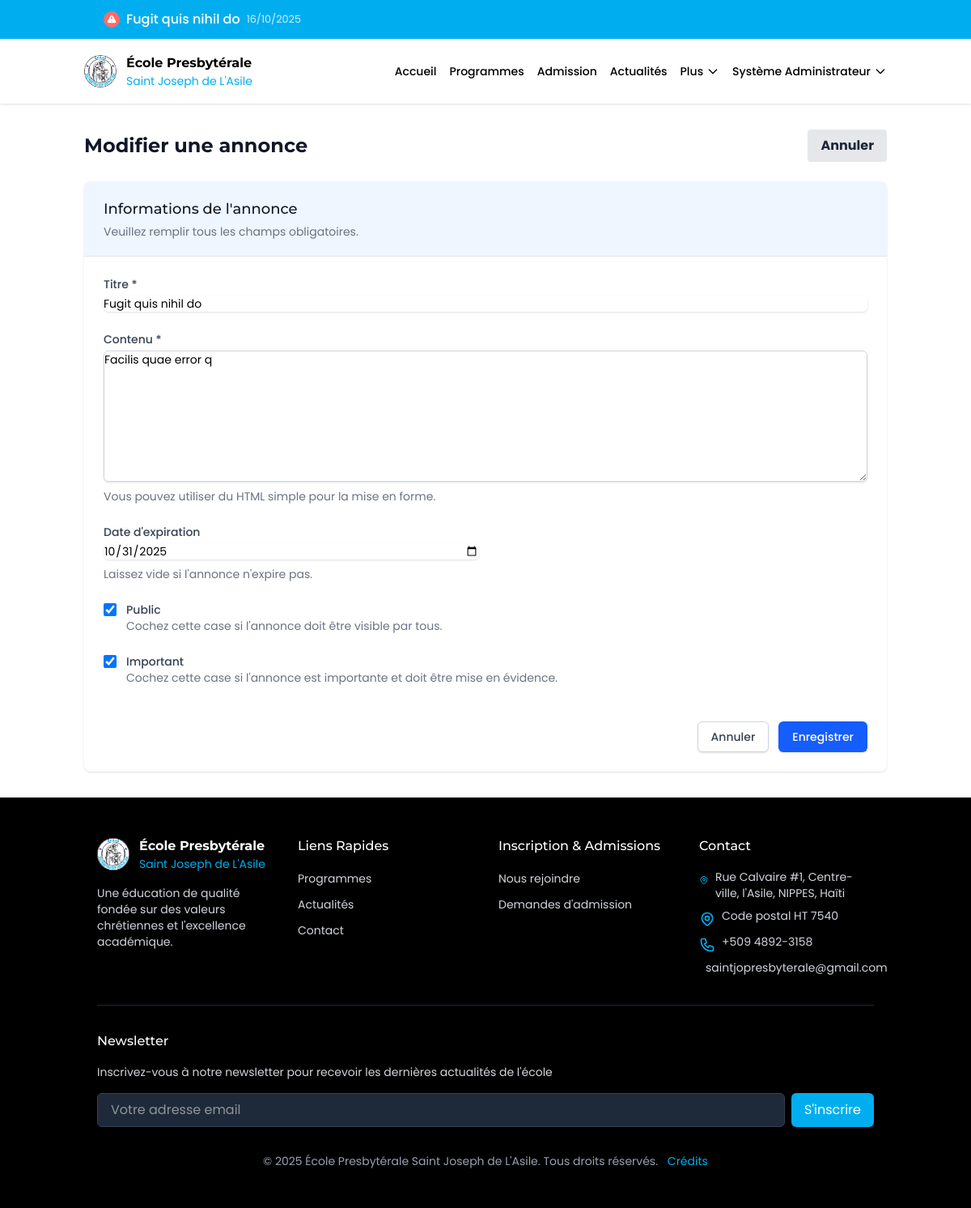
Screenshot of /communication/annonces/1/modifier (signed in) with the database file from the repository.
### models.py (models this page shows, shortened)
class Annonce(db.Model):
    __tablename__ = 'annonces'
    id = db.Column(db.Integer, primary_key=True)
    titre = db.Column(db.String(100), nullable=False)
    contenu = db.Column(db.Text, nullable=False)
    date_creation = db.Column(db.DateTime, default=datetime.now)
    date_expiration = db.Column(db.Date)
    public = db.Column(db.Boolean, default=True)
    important = db.Column(db.Boolean, default=False)

### modules/communication.py (the view, shortened to what this page needs)
@communication_blueprint.route('/annonces/<int:annonce_id>/modifier', methods=['GET', 'POST'])
@login_required
def modifier_annonce(annonce_id):
    annonce = Annonce.query.get(annonce_id)
    if not annonce:
        flash('Annonce non trouvée.', 'danger')
        return redirect(url_for('communication.annonces'))
    return render_template('communication/modifier_annonce.html', annonce=annonce)

### templates/communication/modifier_annonce.html (shortened to what this page needs)
{% extends 'base.html' %}
{% block content %}
<div class="container mx-auto px-4 py-8">
    <div class="flex justify-between items-center mb-6">
        <h1 class="text-2xl font-bold text-gray-900">Modifier une annonce</h1>
        <div class="flex space-x-2">
            <a href="{{ url_for('communication.details_annonce', annonce_id=annonce.id) }}" class="bg-gray-200 hover:bg-gray-300 text-gray-800 font-bold py-2 px-4 rounded">
                Annuler
            </a>
        </div>
    </div>
    <div class="bg-white shadow overflow-hidden sm:rounded-lg">
        <div class="px-4 py-5 sm:px-6 bg-blue-50">
            <h2 class="text-lg font-medium text-gray-900">Informations de l'annonce</h2>
            <p class="mt-1 max-w-2xl text-sm text-gray-500">Veuillez remplir tous les champs obligatoires.</p>
        </div>
        <div class="border-t border-gray-200 px-4 py-5 sm:p-6">
            <form method="POST" action="{{ url_for('communication.modifier_annonce', annonce_id=annonce.id) }}" class="space-y-6">
                <div class="grid grid-cols-1 gap-y-6 gap-x-4 sm:grid-cols-6">
                    <div class="sm:col-span-6">
                        <label for="titre" class="block text-sm font-medium text-gray-700">Titre *</label>
                        <div class="mt-1">
                            <input type="text" name="titre" id="titre" required value="{{ annonce.titre }}"
                                   class="shadow-sm focus:ring-blue-500 focus:border-blue-500 block w-full sm:text-sm border-gray-300 rounded-md">
                        </div>
                    </div>
                    <div class="sm:col-span-6">
                        <label for="contenu" class="block text-sm font-medium text-gray-700">Contenu *</label>
                        <div class="mt-1">
                            <textarea id="contenu" name="contenu" rows="8" required
                                      class="shadow-sm focus:ring-blue-500 focus:border-blue-500 block w-full sm:text-sm border border-gray-300 rounded-md">{{ annonce.contenu }}</textarea>
                        </div>
                        <p class="mt-2 text-sm text-gray-500">Vous pouvez utiliser du HTML simple pour la mise en forme.</p>
                    </div>
                    <div class="sm:col-span-3">
                        <label for="date_expiration" class="block text-sm font-medium text-gray-700">Date d'expiration</label>
                        <div class="mt-1">
                            <input type="date" name="date_expiration" id="date_expiration"
                                   value="{{ annonce.date_expiration.strftime('%Y-%m-%d') if annonce.date_expiration else '' }}"
                                   class="shadow-sm focus:ring-blue-500 focus:border-blue-500 block w-full sm:text-sm border-gray-300 rounded-md">
                        </div>
                        <p class="mt-2 text-sm text-gray-500">Laissez vide si l'annonce n'expire pas.</p>
                    </div>
                    <div class="sm:col-span-6">
                        <div class="flex items-start">
                            <div class="flex items-center h-5">
                                <input id="public" name="public" type="checkbox" value="1" {% if annonce.public %}checked{% endif %}
                                       class="focus:ring-blue-500 h-4 w-4 text-blue-600 border-gray-300 rounded">
                            </div>
                            <div class="ml-3 text-sm">
                                <label for="public" class="font-medium text-gray-700">Public</label>
                                <p class="text-gray-500">Cochez cette case si l'annonce doit être visible par tous.</p>
                            </div>
                        </div>
                    </div>
                    <div class="sm:col-span-6">
                        <div class="flex items-start">
                            <div class="flex items-center h-5">
                                <input id="important" name="important" type="checkbox" value="1" {% if annonce.important %}checked{% endif %}
                                       class="focus:ring-blue-500 h-4 w-4 text-blue-600 border-gray-300 rounded">
                            </div>
                            <div class="ml-3 text-sm">
                                <label for="important" class="font-medium text-gray-700">Important</label>
                                <p class="text-gray-500">Cochez cette case si l'annonce est importante et doit être mise en évidence.</p>
                            </div>
                        </div>
                    </div>
                </div>
                <div class="pt-5">
                    <div class="flex justify-end">
                        <button type="button" onclick="window.history.back()"
                                class="bg-white py-2 px-4 border border-gray-300 rounded-md shadow-sm text-sm font-medium text-gray-700 hover:bg-gray-50 focus:outline-none focus:ring-2 focus:ring-offset-2 focus:ring-blue-500">
                            Annuler
                        </button>
                        <button type="submit"
                                class="ml-3 inline-flex justify-center py-2 px-4 border border-transparent shadow-sm text-sm font-medium rounded-md text-white bg-blue-600 hover:bg-blue-700 focus:outline-none focus:ring-2 focus:ring-offset-2 focus:ring-blue-500">
                            Enregistrer
                        </button>
                    </div>
                </div>
            </form>
        </div>
    </div>
</div>
{% endblock %}

### templates/base.html (shortened to what this page needs)
<html lang="en">
   <head>
      <script src="https://cdn.jsdelivr.net/npm/@tailwindcss/browser@4"></script>
      <link href="https://unpkg.com/aos@2.3.1/dist/aos.css" rel="stylesheet">
   </head>
   <body>
      <div id="root" class="overflow-y-hidden">
         {% if annonces and annonces|length > 0 %}
         <div class="ticker-wrap w-full">
            <div class="ticker container mx-auto">
               <div class="ticker-track" id="ticker-track">
                  {% for annonce in annonces %}
                  <div class="ticker-item">
                     <a href="{{ url_for('communication.details_annonce', annonce_id=annonce.id) }}" class="ticker-link">
                        {% if annonce.important is defined and annonce.important %}
                        <span class="ticker-icon important">
                        </span>
                        {% else %}
                        <span class="ticker-icon">
                           <svg xmlns="http://www.w3.org/2000/svg" viewBox="0 0 20 20" fill="currentColor">
                              <path fill-rule="evenodd" d="M18 3a1 1 0 00-1.447-.894L8.763 6H5a3 3 0 000 6h.28l1.771 5.316A1 1 0 008 18h1a1 1 0 001-1v-4.382l6.553 3.276A1 1 0 0018 15V3z" clip-rule="evenodd" />
                           </svg>
                        </span>
                        {% endif %}
                        <span class="ticker-title">{{ annonce.titre }}</span>
                        <span class="ticker-date">{{ annonce.date_creation.strftime('%d/%m/%Y') }}</span>
                     </a>
                  </div>
                  {% endfor %}
               </div>
            </div>
         </div>
         {% endif %}
         <header class="sticky top-0 z-50 w-full bg-white/90 backdrop-blur-md shadow-sm zindex-1000">
            <div class="container mx-auto px-4">
               <div class="flex h-20 items-center justify-between">
                     <div class="flex items-center flex-shrink-0">
                        <a href="#" class="flex items-center">
                           <img src="/static/assets/logo.jpg" alt="École Presbytérale Saint Joseph de L'Asile" class="h-10 w-10 rounded-full flex-shrink-0">
                           <div class="ml-3">
                              <h1 class="text-sm font-bold text-black md:text-base whitespace-nowrap">École Presbytérale</h1>
                              <p class="text-xs text-[#00AEEF] md:text-sm whitespace-nowrap">Saint Joseph de L'Asile</p>
                           </div>
                        </a>
                     </div>
                     <nav class="hidden lg:flex lg:items-center lg:space-x-4">
                       <a href="{{ url_for('accueil') }}" class="text-sm font-medium text-black hover:text-[#00AEEF]">Accueil</a>
                       <a href="{{ url_for('programmes') }}" class="text-sm font-medium text-black hover:text-[#00AEEF]">Programmes</a>
                       <a href="{{ url_for('admission') }}" class="text-sm font-medium text-black hover:text-[#00AEEF]">Admission</a>
                       <a href="{{ url_for('evenements') }}" class="text-sm font-medium text-black hover:text-[#00AEEF]">Actualités</a>
                       <div class="relative" x-data="{ open: false }">
                           <button @click="open = !open" @click.away="open = false" class="flex items-center text-sm font-medium text-black hover:text-[#00AEEF] focus:outline-none focus:text-[#00AEEF]">
                               Plus
                               <svg xmlns="http://www.w3.org/2000/svg" class="h-4 w-4 ml-1 transition-transform duration-200" :class="{ 'rotate-180': open }" fill="none" viewBox="0 0 24 24" stroke="currentColor">
                                   <path stroke-linecap="round" stroke-linejoin="round" stroke-width="2" d="M19 9l-7 7-7-7" />
                               </svg>
                           </button>
                       </div>
                       {% if session.get('user_id') %}
                           <div class="relative" x-data="{ open: false }">
                               <button @click="open = !open" @click.away="open = false" class="flex items-center text-sm font-medium text-black hover:text-[#00AEEF] focus:outline-none focus:text-[#00AEEF]">
                                   {{ session.get('user_name', 'Utilisateur') }}
                                   <svg xmlns="http://www.w3.org/2000/svg" class="h-4 w-4 ml-1 transition-transform duration-200" :class="{ 'rotate-180': open }" fill="none" viewBox="0 0 24 24" stroke="currentColor">
                                       <path stroke-linecap="round" stroke-linejoin="round" stroke-width="2" d="M19 9l-7 7-7-7" />
                                   </svg>
                               </button>
                           </div>
                       {% else %}
                           <a href="{{ url_for('auth.login') }}" class="text-sm font-medium text-black hover:text-[#00AEEF]">Connexion</a>
                       {% endif %}
                       </nav>
                  </div>
               </div>
            </header>
            {% block content %}
            {% endblock %}
            <footer class="bg-black text-white">
               <div class="container mx-auto px-4 py-12 sm:px-6 lg:px-8">
                  <div class="grid grid-cols-1 gap-8 md:grid-cols-4">
                     <div class="md:col-span-1">
                        <div class="flex items-center">
                           <a href="#" class="flex items-center">
                              <img src="/static/assets/logo.jpg" alt="École Presbytérale Saint Joseph de L'Asile" class="h-10 w-10 rounded-full" data-aos="fade-right">
                              <div class="ml-3">
                                 <h2 class="text-sm font-bold text-white md:text-base">École Presbytérale</h2>
                                 <p class="text-xs text-[#00AEEF] md:text-sm">Saint Joseph de L'Asile</p>
                              </div>
                           </a>
                        </div>
                        <p class="mt-4 text-sm text-gray-300">Une éducation de qualité fondée sur des valeurs chrétiennes et l'excellence académique.</p>
                     </div>
                     <div>
                        <h3 class="text-base font-medium text-white">Liens Rapides</h3>
                        <ul class="mt-4 space-y-2">
                           <li><a href="{{ url_for('programmes') }}" class="text-sm text-gray-300 hover:text-[#00AEEF]">Programmes</a></li>
                           <li><a href="{{ url_for('evenements') }}" class="text-sm text-gray-300 hover:text-[#00AEEF]">Actualités</a></li>
                           <li><a href="{{ url_for('contact') }}" class="text-sm text-gray-300 hover:text-[#00AEEF]">Contact</a></li>
                        </ul>
                     </div>
                     <div>
                        <h3 class="text-base font-medium text-white">Inscription & Admissions</h3>
                        <ul class="mt-4 space-y-2">
                           <li><a href="{{ url_for('inscriptions.formulaire') }}" class="text-sm text-gray-300 hover:text-[#00AEEF]">Nous rejoindre</a></li>
                           <li><a href="{{ url_for('admission') }}" class="text-sm text-gray-300 hover:text-[#00AEEF]">Demandes d'admission</a></li>
                        </ul>
                     </div>
                     <div>
                        <h3 class="text-base font-medium text-white">Contact</h3>
                        <ul class="mt-4 space-y-2">
                           <li class="flex items-start">
                              <span class="ml-2 text-sm text-gray-300">Rue Calvaire #1, Centre-ville, l'Asile, NIPPES, Haïti</span>
                           </li>
                           <li class="flex items-start">
                              <span class="ml-2 text-sm text-gray-300">Code postal HT 7540</span>
                           </li>
                           <li class="flex items-start">
                              <span class="ml-2 text-sm text-gray-300">+509 4892-3158</span>
                           </li>
                           <li class="flex items-start">
                              <span class="ml-2 text-sm text-gray-300">saintjopresbyterale@gmail.com</span>
                           </li>
                        </ul>
                     </div>
                  </div>
                  <div class="mt-8 border-t border-gray-800 pt-8">
                     <div class="mb-8">
                        <h3 class="text-base font-medium text-white mb-4">Newsletter</h3>
                        <p class="text-sm text-gray-300 mb-4">Inscrivez-vous à notre newsletter pour recevoir les dernières actualités de l'école</p>
                        <form id="newsletter-form" class="flex flex-col sm:flex-row gap-2">
                           <input type="email" name="email" placeholder="Votre adresse email" required class="px-4 py-2 rounded-md bg-gray-800 text-white border border-gray-700 focus:outline-none focus:ring-2 focus:ring-[#00AEEF] flex-grow">
                           <button type="submit" class="px-4 py-2 bg-[#00AEEF] text-white rounded-md hover:bg-[#0098d1] transition-colors">S'inscrire</button>
                        </form>
                     </div>
                     <p class="text-center text-sm text-gray-400">© 2025 École Presbytérale Saint Joseph de L'Asile. Tous droits réservés.
                        <a href="{{ url_for('credits') }}" class="text-[#00AEEF] hover:underline ml-2">Crédits</a>
                     </p>
                  </div>
               </div>
            </footer>
      </div>
   </body>
</html>

### rows the page displays
Annonce: titre "Fugit quis nihil do", date_creation "16/10/2025", contenu "Facilis quae error q", date_expiration "10/31/2025", public "☑", important "☑"

### other values shown
{{ session.get('user_name', 'Utilisateur') }} "Système Administrateur"
